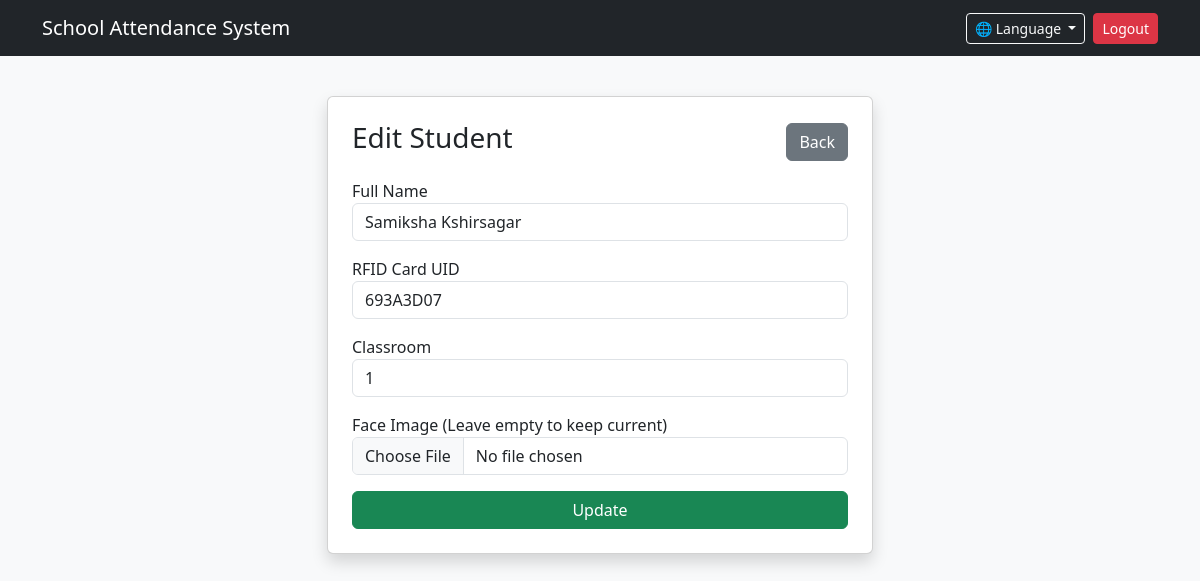
Screenshot of /edit_student/2 (signed in) with the database file from the repository.
### app.py (models this page shows)
class Student(db.Model):
    id = db.Column(db.Integer, primary_key=True)
    name = db.Column(db.String(100), nullable=False)
    rfid_uid = db.Column(db.String(50), unique=True, nullable=False)
    image_file = db.Column(db.String(100), nullable=False)
    classroom = db.Column(db.String(50), nullable=False)
    school_id = db.Column(db.Integer, db.ForeignKey('school.id'), nullable=False)

### app.py (the view, shortened to what this page needs)
@app.route('/edit_student/<int:student_id>', methods=['GET', 'POST'])
@login_required
def edit_student(student_id):
    student = Student.query.get_or_404(student_id)
    return render_template('add_student.html', student=student)

### app.py (called while the page is built)
@app.context_processor
def inject_language():
    lang_code = session.get('lang', 'en')
    return dict(t=TRANSLATIONS.get(lang_code, TRANSLATIONS['en']), current_lang=lang_code)

@login_manager.user_loader
def load_user(user_id):
    return User.query.get(int(user_id))

### templates/add_student.html
{% extends "base.html" %}
{% block content %}
<div class="row justify-content-center">
    <div class="col-md-6">
        <div class="card shadow p-4 mt-3">
            <div class="d-flex justify-content-between align-items-center mb-3">
                <h3>{{ 'Edit Student' if student else 'Add New Student' }}</h3>
                <a href="javascript:history.back()" class="btn btn-secondary">Back</a>
            </div>
            <form method="POST" enctype="multipart/form-data">
                <div class="mb-3">
                    <label>Full Name</label>
                    <input type="text" name="name" class="form-control" value="{{ student.name if student else '' }}" required>
                </div>
                <div class="mb-3">
                    <label>RFID Card UID</label>
                    <input type="text" name="rfid" class="form-control" value="{{ student.rfid_uid if student else '' }}" required>
                </div>
                <div class="mb-3">
                    <label>Classroom</label>
                    {% if prefill_class %}
                        <input type="text" name="classroom" class="form-control" value="{{ prefill_class }}" readonly>
                    {% else %}
                        <input type="text" name="classroom" class="form-control" value="{{ student.classroom if student else '' }}" placeholder="e.g. 10-A" required>
                    {% endif %}
                </div>
                <div class="mb-3">
                    <label>Face Image {{ '(Leave empty to keep current)' if student else '' }}</label>
                    <input type="file" name="image" class="form-control" accept="image/*" {{ 'required' if not student else '' }}>
                </div>
                <button type="submit" class="btn btn-success w-100">{{ 'Update' if student else 'Save' }}</button>
            </form>
        </div>
    </div>
</div>
{% endblock %}

### rows the page displays
Student: name "Samiksha Kshirsagar", rfid "693A3D07", classroom "1"

### other values shown
{{ t['title'] }} "School Attendance System"
{{ t['logout'] }} "Logout"
{{ 'Edit Student' if student else 'Add New Student' }} "Edit Student"
{{ '(Leave empty to keep current)' if student else '' }} "(Leave empty to keep current)"
{{ 'Update' if student else 'Save' }} "Update"
